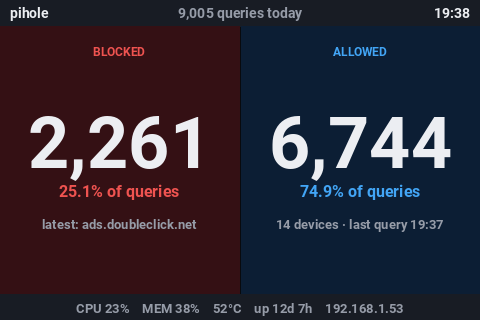

Generate this figure with Python:
#!/usr/bin/env python3
"""Pi-hole LCD (480x320): split screen. Blocked vs allowed today as two huge numbers, system line below."""
import time, sqlite3, socket, psutil
from PIL import Image, ImageDraw, ImageFont
from datetime import datetime

# --- CONFIG ---
FB_DEV = "/dev/fb1"
WIDTH, HEIGHT = 480, 320
DB_PATH = "/etc/pihole/pihole-FTL.db"
UPDATE_INTERVAL = 4

# --- SYSTEM ---
def get_ip():
    try:
        s = socket.socket(socket.AF_INET, socket.SOCK_DGRAM)
        s.connect(("8.8.8.8", 80))
        ip = s.getsockname()[0]; s.close(); return ip
    except: return "N/A"

def get_hostname(): return socket.gethostname()

def get_temp():
    try: return int(open("/sys/class/thermal/thermal_zone0/temp").read()) / 1000
    except: return 0

def get_cpu(): return psutil.cpu_percent()

def get_mem(): return psutil.virtual_memory().percent

def get_uptime_short():
    """'12d 7h' when up for days, otherwise '7h 43m'."""
    try:
        t = int(float(open("/proc/uptime").read().split()[0]))
        d, h, m = t // 86400, (t // 3600) % 24, (t // 60) % 60
        return f"{d}d {h}h" if d else f"{h}h {m}m"
    except: return "N/A"

# --- PIHOLE ---
def get_stats():
    try:
        conn = sqlite3.connect(DB_PATH); c = conn.cursor()
        c.execute("""
        SELECT COUNT(*),
               SUM(CASE WHEN status=1 THEN 1 ELSE 0 END),
               SUM(CASE WHEN type=1 THEN 1 ELSE 0 END),
               MAX(timestamp)
        FROM queries
        WHERE timestamp >= strftime('%s','now','start of day');
        """)
        total, blocked, forwarded, last = c.fetchone()

        c.execute("SELECT COUNT(DISTINCT client) FROM queries WHERE timestamp >= strftime('%s','now','start of day');")
        clients = c.fetchone()[0]

        c.execute("""
        SELECT domain FROM queries
        WHERE status=1 AND timestamp >= strftime('%s','now','-1 day')
        GROUP BY domain
        ORDER BY MAX(timestamp) DESC
        LIMIT 7;
        """)
        last_blocked = [row[0] for row in c.fetchall()]
        conn.close()

        return {
            "total": total or 0,
            "blocked": blocked or 0,
            "forwarded": forwarded or 0,
            "blocked_pct": (blocked / total * 100) if total else 0,
            "forwarded_pct": (forwarded / total * 100) if total else 0,
            "clients": clients,
            "last": datetime.fromtimestamp(last).strftime("%H:%M") if last else "N/A",
            "last_blocked": last_blocked,
        }
    except Exception as e:
        print(e); return None

# --- HELPERS ---
def text(draw, x, y, s, c, f): draw.text((x, y), s, fill=c, font=f)

def text_w(draw, s, f): return draw.textbbox((0, 0), s, font=f)[2]

def text_right(draw, x, y, s, c, f): draw.text((x - text_w(draw, s, f), y), s, fill=c, font=f)

def text_center(draw, cx, y, s, c, f): draw.text((cx - text_w(draw, s, f) // 2, y), s, fill=c, font=f)

def fit(draw, s, f, maxw):
    """Trim s with an ellipsis so it fits maxw pixels."""
    if text_w(draw, s, f) <= maxw: return s
    while s and text_w(draw, s + "…", f) > maxw: s = s[:-1]
    return s + "…"

def panel(draw, box, fill, r=6):
    # rounded_rectangle needs Pillow >= 8.2; fall back to square corners
    if hasattr(draw, "rounded_rectangle"): draw.rounded_rectangle(box, radius=r, fill=fill)
    else: draw.rectangle(box, fill=fill)

# --- FONTS ---
FONT_PATH = "/usr/share/fonts/truetype/roboto/Roboto-Bold.ttf"
font_label = ImageFont.truetype(FONT_PATH, 12)
font_small = ImageFont.truetype(FONT_PATH, 13)
font       = ImageFont.truetype(FONT_PATH, 14)
font_sub   = ImageFont.truetype(FONT_PATH, 16)
# big-number sizes, loaded once so nothing is reloaded per frame
BIG_FONTS = [ImageFont.truetype(FONT_PATH, s) for s in (84, 72, 62, 54, 46, 38)]

# --- DRAW ---
BG      = (8, 10, 14)
PANEL   = (24, 28, 36)
FG      = (236, 238, 242)
DIM     = (150, 156, 168)
RED_BG  = (52, 16, 20)
RED     = (239, 83, 80)
BLUE_BG = (12, 30, 52)
BLUE    = (66, 165, 245)
ALERT_BG = (150, 30, 30)
STRIP_H, M = 26, 10

def big_font(draw, s, maxw):
    """Largest preloaded font in which s fits maxw pixels."""
    for f in BIG_FONTS:
        if text_w(draw, s, f) <= maxw:
            return f
    return BIG_FONTS[-1]

def half(draw, x0, x1, label, number, pct_line, extra, accent, bg):
    draw.rectangle((x0, STRIP_H, x1, HEIGHT - STRIP_H), fill=bg)
    cx = (x0 + x1) // 2
    text_center(draw, cx, STRIP_H + 18, label, accent, font_label)
    f = big_font(draw, number, x1 - x0 - 28)
    draw.text((cx, 168), number, fill=FG, font=f, anchor="ms")
    text_center(draw, cx, 182, pct_line, accent, font_sub)
    text_center(draw, cx, 216, fit(draw, extra, font_small, x1 - x0 - 24), DIM, font_small)

def draw_screen(stats):
    cpu, temp, mem = get_cpu(), get_temp(), get_mem()
    ALERT = cpu > 80 or temp > 70

    img = Image.new("RGB", (WIDTH, HEIGHT), BG)
    draw = ImageDraw.Draw(img)

    # TOP STRIP
    draw.rectangle((0, 0, WIDTH, STRIP_H), fill=PANEL)
    text(draw, M, 5, get_hostname(), FG, font)
    if stats:
        text_center(draw, WIDTH // 2, 5, f"{stats['total']:,} queries today", DIM, font)
    text_right(draw, WIDTH - M, 5, datetime.now().strftime("%H:%M"), FG, font)

    mid = WIDTH // 2
    if stats:
        allowed = stats["total"] - stats["blocked"]
        latest = stats["last_blocked"][0] if stats["last_blocked"] else "–"
        half(draw, 0, mid - 1, "BLOCKED", f"{stats['blocked']:,}",
             f"{stats['blocked_pct']:.1f}% of queries", f"latest: {latest}", RED, RED_BG)
        half(draw, mid + 1, WIDTH, "ALLOWED", f"{allowed:,}",
             f"{100 - stats['blocked_pct']:.1f}% of queries",
             f"{stats['clients']} devices · last query {stats['last']}", BLUE, BLUE_BG)
    else:
        text_center(draw, mid, 150, "Pi-hole database unavailable", DIM, font_sub)

    # BOTTOM STRIP: system
    fy = HEIGHT - STRIP_H
    draw.rectangle((0, fy, WIDTH, HEIGHT), fill=ALERT_BG if ALERT else PANEL)
    sysline = f"CPU {cpu:.0f}%    MEM {mem:.0f}%    {temp:.0f}°C    up {get_uptime_short()}    {get_ip()}"
    text_center(draw, WIDTH // 2, fy + 6, sysline, FG if ALERT else DIM, font_small)
    return img

# --- FB ---
from PIL import ImageChops

# RGB565 split into its high and low byte, per channel (lookup tables)
_R_HI = [v & 0xF8 for v in range(256)]
_G_HI = [v >> 5 for v in range(256)]
_G_LO = [(v & 0x1C) << 3 for v in range(256)]
_B_LO = [v >> 3 for v in range(256)]
FB_REFRESH = 60          # rewrite an unchanged frame at least this often (seconds)
_last_frame, _last_write = None, 0.0

def write_fb(img):
    """Send img to the framebuffer as little-endian RGB565 in a single write.
    Unchanged frames are skipped (but rewritten every FB_REFRESH seconds)."""
    global _last_frame, _last_write
    r, g, b = img.convert("RGB").split()
    hi = ImageChops.add(r.point(_R_HI), g.point(_G_HI))
    lo = ImageChops.add(g.point(_G_LO), b.point(_B_LO))
    frame = Image.merge("LA", (lo, hi)).tobytes()
    if frame == _last_frame and time.time() - _last_write < FB_REFRESH:
        return
    with open(FB_DEV, "wb") as f:
        f.write(frame)
    _last_frame, _last_write = frame, time.time()

# --- CPU SAVING ---
# Pi-hole numbers change slowly: query the database at most every STATS_TTL
# seconds and reuse the result for the frames in between.
STATS_TTL = 30

def _every(seconds, fn):
    cache = {"t": 0.0, "v": None}
    def wrapper(*args):
        if cache["v"] is None or time.time() - cache["t"] >= seconds:
            cache["v"], cache["t"] = fn(*args), time.time()
        return cache["v"]
    return wrapper

get_stats = _every(STATS_TTL, get_stats)

# --- LOOP ---
if __name__ == "__main__":
    while True:
        write_fb(draw_screen(get_stats()))
        time.sleep(UPDATE_INTERVAL)
